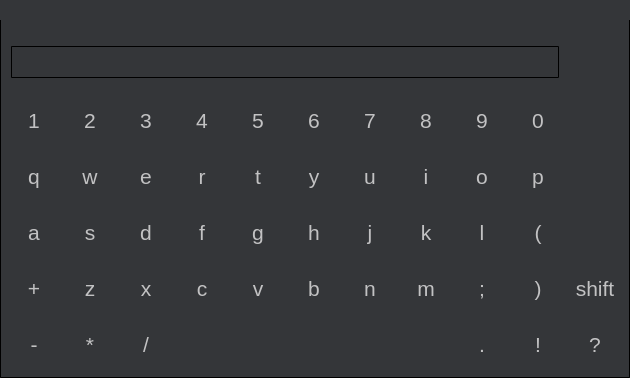
<?xml version="1.0" encoding="UTF-8"?>
<ui version="4.0">
 <class>Dlg_Keyboard</class>
 <widget class="QDialog" name="Dlg_Keyboard">
  <property name="geometry">
   <rect>
    <x>0</x>
    <y>0</y>
    <width>630</width>
    <height>378</height>
   </rect>
  </property>
  <property name="windowTitle">
   <string>Dialog</string>
  </property>
  <property name="styleSheet">
   <string notr="true">*{
font: 16pt;
font-family: &quot;微软雅黑&quot;;
}

QWidget {
color: #c2c2c3;
background: #343639;
}

QDialog {
border:1px solid black;
border-radius:1px;
}

#titleFrame {
border: no;
min-height: 20px;
background: url(&quot;:/Res/image/title_bar.png&quot;);
}

#btnFrame {
border: no;
}

#mainFrame {
border: no;
}

QPushButton {
border: no;
outline: no;
min-width: 50px;
min-height: 50px;
image: url(&quot;:/Res/image/button_50x50_normal.png&quot;);
}

QPushButton:pressed {
color: black;
border: no;
min-width: 50px;
min-height: 50px;
image: url(&quot;:/Res/image/button_50x50_active.png&quot;);
}
QPushButton:checked {
color: black;
border: no;
min-width: 50px;
min-height: 50px;
image: url(&quot;:/Res/image/button_50x50_active.png&quot;);
}

QPushButton[objectName=&quot;btnEnter&quot;] {
border: no;
min-width: 50px;
min-height: 106px;
image: url(&quot;:/Res/image/button_enter_normal.png&quot;);
}

QPushButton[objectName=&quot;btnEnter&quot;]:pressed {
border: no;
min-width: 50px;
min-height: 106px;
image: url(&quot;:/Res/image/button_enter_active.png&quot;);
}

QPushButton[objectName=&quot;btnBack&quot;] {
border: no;
min-width: 50px;
min-height: 50px;
image: url(&quot;:/Res/image/button_back_normal.png&quot;);
}

QPushButton[objectName=&quot;btnBack&quot;]:pressed {
border: no;
min-width: 50px;
min-height: 50px;
image: url(&quot;:/Res/image/button_back_actvie.png&quot;);
}

QPushButton[objectName=&quot;btnQuit&quot;] {
border: no;
min-width: 50px;
min-height: 50px;
image: url(&quot;:/Res/image/button_cancel_normal.png&quot;);
}

QPushButton[objectName=&quot;btnQuit&quot;]:pressed {
border: no;
min-width: 50px;
min-height: 50px;
image: url(&quot;:/Res/image/button_cancel_active.png&quot;);
}

QPushButton[objectName=&quot;btn32&quot;] {
border: no;
min-width: 274px;
min-height: 50px;
image: url(&quot;:/Res/image/button_274x50_normal.png&quot;);
}

QPushButton[objectName=&quot;btn32&quot;]:pressed {
border: no;
min-width: 274px;
min-height: 50px;
image: url(&quot;:/Res/image/button_274x50_active.png&quot;);
}

QLineEdit {
 background: qlineargradient(
  x1:0, y1:0, x2:0, y2:1,
  stop:0 gray,
  stop: 0.2 white
  stop:1 white
 );
 border-radius: 1px;
 border: 1px solid black;
 min-height: 30px;
 color: black;
}

</string>
  </property>
  <layout class="QVBoxLayout" name="verticalLayout_2" stretch="0,1">
   <property name="margin">
    <number>0</number>
   </property>
   <item>
    <widget class="QFrame" name="titleFrame">
     <property name="frameShape">
      <enum>QFrame::StyledPanel</enum>
     </property>
     <property name="frameShadow">
      <enum>QFrame::Raised</enum>
     </property>
     <layout class="QHBoxLayout" name="horizontalLayout"/>
    </widget>
   </item>
   <item>
    <layout class="QVBoxLayout" name="verticalLayout">
     <property name="margin">
      <number>9</number>
     </property>
     <item>
      <layout class="QHBoxLayout" name="horizontalLayout_2">
       <property name="spacing">
        <number>6</number>
       </property>
       <property name="leftMargin">
        <number>2</number>
       </property>
       <item>
        <widget class="QLineEdit" name="le_input">
         <property name="sizePolicy">
          <sizepolicy hsizetype="Expanding" vsizetype="Fixed">
           <horstretch>0</horstretch>
           <verstretch>0</verstretch>
          </sizepolicy>
         </property>
        </widget>
       </item>
       <item>
        <widget class="QPushButton" name="btnBack">
         <property name="sizePolicy">
          <sizepolicy hsizetype="Minimum" vsizetype="Minimum">
           <horstretch>0</horstretch>
           <verstretch>0</verstretch>
          </sizepolicy>
         </property>
         <property name="text">
          <string/>
         </property>
        </widget>
       </item>
      </layout>
     </item>
     <item>
      <layout class="QGridLayout" name="gridLayout">
       <item row="0" column="0">
        <widget class="QPushButton" name="btn49">
         <property name="sizePolicy">
          <sizepolicy hsizetype="Fixed" vsizetype="Minimum">
           <horstretch>0</horstretch>
           <verstretch>0</verstretch>
          </sizepolicy>
         </property>
         <property name="text">
          <string>1</string>
         </property>
         <property name="buttonValue" stdset="0">
          <string>1</string>
         </property>
        </widget>
       </item>
       <item row="0" column="1">
        <widget class="QPushButton" name="btn50">
         <property name="sizePolicy">
          <sizepolicy hsizetype="Fixed" vsizetype="Minimum">
           <horstretch>0</horstretch>
           <verstretch>0</verstretch>
          </sizepolicy>
         </property>
         <property name="text">
          <string>2</string>
         </property>
         <property name="buttonValue" stdset="0">
          <string>2</string>
         </property>
        </widget>
       </item>
       <item row="0" column="2">
        <widget class="QPushButton" name="btn51">
         <property name="sizePolicy">
          <sizepolicy hsizetype="Fixed" vsizetype="Minimum">
           <horstretch>0</horstretch>
           <verstretch>0</verstretch>
          </sizepolicy>
         </property>
         <property name="text">
          <string>3</string>
         </property>
         <property name="buttonValue" stdset="0">
          <string>3</string>
         </property>
        </widget>
       </item>
       <item row="0" column="3">
        <widget class="QPushButton" name="btn52">
         <property name="sizePolicy">
          <sizepolicy hsizetype="Fixed" vsizetype="Minimum">
           <horstretch>0</horstretch>
           <verstretch>0</verstretch>
          </sizepolicy>
         </property>
         <property name="text">
          <string>4</string>
         </property>
         <property name="buttonValue" stdset="0">
          <string>4</string>
         </property>
        </widget>
       </item>
       <item row="0" column="4">
        <widget class="QPushButton" name="btn53">
         <property name="sizePolicy">
          <sizepolicy hsizetype="Fixed" vsizetype="Minimum">
           <horstretch>0</horstretch>
           <verstretch>0</verstretch>
          </sizepolicy>
         </property>
         <property name="text">
          <string>5</string>
         </property>
         <property name="buttonValue" stdset="0">
          <string>5</string>
         </property>
        </widget>
       </item>
       <item row="0" column="5">
        <widget class="QPushButton" name="btn54">
         <property name="sizePolicy">
          <sizepolicy hsizetype="Fixed" vsizetype="Minimum">
           <horstretch>0</horstretch>
           <verstretch>0</verstretch>
          </sizepolicy>
         </property>
         <property name="text">
          <string>6</string>
         </property>
         <property name="buttonValue" stdset="0">
          <string>6</string>
         </property>
        </widget>
       </item>
       <item row="0" column="6">
        <widget class="QPushButton" name="btn55">
         <property name="sizePolicy">
          <sizepolicy hsizetype="Fixed" vsizetype="Minimum">
           <horstretch>0</horstretch>
           <verstretch>0</verstretch>
          </sizepolicy>
         </property>
         <property name="text">
          <string>7</string>
         </property>
         <property name="buttonValue" stdset="0">
          <string>7</string>
         </property>
        </widget>
       </item>
       <item row="0" column="7">
        <widget class="QPushButton" name="btn56">
         <property name="sizePolicy">
          <sizepolicy hsizetype="Fixed" vsizetype="Minimum">
           <horstretch>0</horstretch>
           <verstretch>0</verstretch>
          </sizepolicy>
         </property>
         <property name="text">
          <string>8</string>
         </property>
         <property name="buttonValue" stdset="0">
          <string>1</string>
         </property>
        </widget>
       </item>
       <item row="0" column="8">
        <widget class="QPushButton" name="btn57">
         <property name="sizePolicy">
          <sizepolicy hsizetype="Fixed" vsizetype="Minimum">
           <horstretch>0</horstretch>
           <verstretch>0</verstretch>
          </sizepolicy>
         </property>
         <property name="text">
          <string>9</string>
         </property>
         <property name="buttonValue" stdset="0">
          <string>9</string>
         </property>
        </widget>
       </item>
       <item row="0" column="9">
        <widget class="QPushButton" name="btn48">
         <property name="sizePolicy">
          <sizepolicy hsizetype="Fixed" vsizetype="Minimum">
           <horstretch>0</horstretch>
           <verstretch>0</verstretch>
          </sizepolicy>
         </property>
         <property name="text">
          <string>0</string>
         </property>
         <property name="buttonValue" stdset="0">
          <string>0</string>
         </property>
        </widget>
       </item>
       <item row="0" column="10" rowspan="2">
        <widget class="QPushButton" name="btnEnter">
         <property name="sizePolicy">
          <sizepolicy hsizetype="Minimum" vsizetype="Expanding">
           <horstretch>0</horstretch>
           <verstretch>0</verstretch>
          </sizepolicy>
         </property>
         <property name="text">
          <string/>
         </property>
        </widget>
       </item>
       <item row="1" column="0">
        <widget class="QPushButton" name="btn113">
         <property name="sizePolicy">
          <sizepolicy hsizetype="Fixed" vsizetype="Minimum">
           <horstretch>0</horstretch>
           <verstretch>0</verstretch>
          </sizepolicy>
         </property>
         <property name="text">
          <string>q</string>
         </property>
         <property name="buttonValue" stdset="0">
          <string>q</string>
         </property>
        </widget>
       </item>
       <item row="1" column="1">
        <widget class="QPushButton" name="btn119">
         <property name="sizePolicy">
          <sizepolicy hsizetype="Fixed" vsizetype="Minimum">
           <horstretch>0</horstretch>
           <verstretch>0</verstretch>
          </sizepolicy>
         </property>
         <property name="text">
          <string>w</string>
         </property>
         <property name="buttonValue" stdset="0">
          <string>w</string>
         </property>
        </widget>
       </item>
       <item row="1" column="2">
        <widget class="QPushButton" name="btn101">
         <property name="sizePolicy">
          <sizepolicy hsizetype="Fixed" vsizetype="Minimum">
           <horstretch>0</horstretch>
           <verstretch>0</verstretch>
          </sizepolicy>
         </property>
         <property name="text">
          <string>e</string>
         </property>
         <property name="buttonValue" stdset="0">
          <string>e</string>
         </property>
        </widget>
       </item>
       <item row="1" column="3">
        <widget class="QPushButton" name="btn114">
         <property name="sizePolicy">
          <sizepolicy hsizetype="Fixed" vsizetype="Minimum">
           <horstretch>0</horstretch>
           <verstretch>0</verstretch>
          </sizepolicy>
         </property>
         <property name="text">
          <string>r</string>
         </property>
         <property name="buttonValue" stdset="0">
          <string>r</string>
         </property>
        </widget>
       </item>
       <item row="1" column="4">
        <widget class="QPushButton" name="btn116">
         <property name="sizePolicy">
          <sizepolicy hsizetype="Fixed" vsizetype="Minimum">
           <horstretch>0</horstretch>
           <verstretch>0</verstretch>
          </sizepolicy>
         </property>
         <property name="text">
          <string>t</string>
         </property>
         <property name="buttonValue" stdset="0">
          <string>t</string>
         </property>
        </widget>
       </item>
       <item row="1" column="5">
        <widget class="QPushButton" name="btn121">
         <property name="sizePolicy">
          <sizepolicy hsizetype="Fixed" vsizetype="Minimum">
           <horstretch>0</horstretch>
           <verstretch>0</verstretch>
          </sizepolicy>
         </property>
         <property name="text">
          <string>y</string>
         </property>
         <property name="buttonValue" stdset="0">
          <string>y</string>
         </property>
        </widget>
       </item>
       <item row="1" column="6">
        <widget class="QPushButton" name="btn117">
         <property name="sizePolicy">
          <sizepolicy hsizetype="Fixed" vsizetype="Minimum">
           <horstretch>0</horstretch>
           <verstretch>0</verstretch>
          </sizepolicy>
         </property>
         <property name="text">
          <string>u</string>
         </property>
         <property name="buttonValue" stdset="0">
          <string>u</string>
         </property>
        </widget>
       </item>
       <item row="1" column="7">
        <widget class="QPushButton" name="btn105">
         <property name="sizePolicy">
          <sizepolicy hsizetype="Fixed" vsizetype="Minimum">
           <horstretch>0</horstretch>
           <verstretch>0</verstretch>
          </sizepolicy>
         </property>
         <property name="text">
          <string>i</string>
         </property>
         <property name="buttonValue" stdset="0">
          <string>i</string>
         </property>
        </widget>
       </item>
       <item row="1" column="8">
        <widget class="QPushButton" name="btn111">
         <property name="sizePolicy">
          <sizepolicy hsizetype="Fixed" vsizetype="Minimum">
           <horstretch>0</horstretch>
           <verstretch>0</verstretch>
          </sizepolicy>
         </property>
         <property name="text">
          <string>o</string>
         </property>
         <property name="buttonValue" stdset="0">
          <string>o</string>
         </property>
        </widget>
       </item>
       <item row="1" column="9">
        <widget class="QPushButton" name="btn112">
         <property name="sizePolicy">
          <sizepolicy hsizetype="Fixed" vsizetype="Minimum">
           <horstretch>0</horstretch>
           <verstretch>0</verstretch>
          </sizepolicy>
         </property>
         <property name="text">
          <string>p</string>
         </property>
         <property name="buttonValue" stdset="0">
          <string>p</string>
         </property>
        </widget>
       </item>
       <item row="2" column="0">
        <widget class="QPushButton" name="btn97">
         <property name="sizePolicy">
          <sizepolicy hsizetype="Fixed" vsizetype="Minimum">
           <horstretch>0</horstretch>
           <verstretch>0</verstretch>
          </sizepolicy>
         </property>
         <property name="text">
          <string>a</string>
         </property>
         <property name="buttonValue" stdset="0">
          <string>a</string>
         </property>
        </widget>
       </item>
       <item row="2" column="1">
        <widget class="QPushButton" name="btn115">
         <property name="sizePolicy">
          <sizepolicy hsizetype="Fixed" vsizetype="Minimum">
           <horstretch>0</horstretch>
           <verstretch>0</verstretch>
          </sizepolicy>
         </property>
         <property name="text">
          <string>s</string>
         </property>
         <property name="buttonValue" stdset="0">
          <string>s</string>
         </property>
        </widget>
       </item>
       <item row="2" column="2">
        <widget class="QPushButton" name="btn100">
         <property name="sizePolicy">
          <sizepolicy hsizetype="Fixed" vsizetype="Minimum">
           <horstretch>0</horstretch>
           <verstretch>0</verstretch>
          </sizepolicy>
         </property>
         <property name="text">
          <string>d</string>
         </property>
         <property name="buttonValue" stdset="0">
          <string>d</string>
         </property>
        </widget>
       </item>
       <item row="2" column="3">
        <widget class="QPushButton" name="btn102">
         <property name="sizePolicy">
          <sizepolicy hsizetype="Fixed" vsizetype="Minimum">
           <horstretch>0</horstretch>
           <verstretch>0</verstretch>
          </sizepolicy>
         </property>
         <property name="text">
          <string>f</string>
         </property>
         <property name="buttonValue" stdset="0">
          <string>f</string>
         </property>
        </widget>
       </item>
       <item row="2" column="4">
        <widget class="QPushButton" name="btn103">
         <property name="sizePolicy">
          <sizepolicy hsizetype="Fixed" vsizetype="Minimum">
           <horstretch>0</horstretch>
           <verstretch>0</verstretch>
          </sizepolicy>
         </property>
         <property name="text">
          <string>g</string>
         </property>
         <property name="buttonValue" stdset="0">
          <string>g</string>
         </property>
        </widget>
       </item>
       <item row="2" column="5">
        <widget class="QPushButton" name="btn104">
         <property name="sizePolicy">
          <sizepolicy hsizetype="Fixed" vsizetype="Minimum">
           <horstretch>0</horstretch>
           <verstretch>0</verstretch>
          </sizepolicy>
         </property>
         <property name="text">
          <string>h</string>
         </property>
         <property name="buttonValue" stdset="0">
          <string>h</string>
         </property>
        </widget>
       </item>
       <item row="2" column="6">
        <widget class="QPushButton" name="btn106">
         <property name="sizePolicy">
          <sizepolicy hsizetype="Fixed" vsizetype="Minimum">
           <horstretch>0</horstretch>
           <verstretch>0</verstretch>
          </sizepolicy>
         </property>
         <property name="text">
          <string>j</string>
         </property>
         <property name="buttonValue" stdset="0">
          <string>j</string>
         </property>
        </widget>
       </item>
       <item row="2" column="7">
        <widget class="QPushButton" name="btn107">
         <property name="sizePolicy">
          <sizepolicy hsizetype="Fixed" vsizetype="Minimum">
           <horstretch>0</horstretch>
           <verstretch>0</verstretch>
          </sizepolicy>
         </property>
         <property name="text">
          <string>k</string>
         </property>
         <property name="buttonValue" stdset="0">
          <string>k</string>
         </property>
        </widget>
       </item>
       <item row="2" column="8">
        <widget class="QPushButton" name="btn108">
         <property name="sizePolicy">
          <sizepolicy hsizetype="Fixed" vsizetype="Minimum">
           <horstretch>0</horstretch>
           <verstretch>0</verstretch>
          </sizepolicy>
         </property>
         <property name="text">
          <string>l</string>
         </property>
         <property name="buttonValue" stdset="0">
          <string>l</string>
         </property>
        </widget>
       </item>
       <item row="2" column="9">
        <widget class="QPushButton" name="btn40">
         <property name="sizePolicy">
          <sizepolicy hsizetype="Fixed" vsizetype="Minimum">
           <horstretch>0</horstretch>
           <verstretch>0</verstretch>
          </sizepolicy>
         </property>
         <property name="text">
          <string>(</string>
         </property>
         <property name="buttonValue" stdset="0">
          <string>l</string>
         </property>
        </widget>
       </item>
       <item row="2" column="10">
        <widget class="QPushButton" name="btnQuit">
         <property name="sizePolicy">
          <sizepolicy hsizetype="Minimum" vsizetype="Minimum">
           <horstretch>0</horstretch>
           <verstretch>0</verstretch>
          </sizepolicy>
         </property>
         <property name="text">
          <string/>
         </property>
        </widget>
       </item>
       <item row="3" column="0">
        <widget class="QPushButton" name="btn43">
         <property name="sizePolicy">
          <sizepolicy hsizetype="Fixed" vsizetype="Minimum">
           <horstretch>0</horstretch>
           <verstretch>0</verstretch>
          </sizepolicy>
         </property>
         <property name="text">
          <string>+</string>
         </property>
        </widget>
       </item>
       <item row="3" column="1">
        <widget class="QPushButton" name="btn122">
         <property name="sizePolicy">
          <sizepolicy hsizetype="Fixed" vsizetype="Minimum">
           <horstretch>0</horstretch>
           <verstretch>0</verstretch>
          </sizepolicy>
         </property>
         <property name="text">
          <string>z</string>
         </property>
         <property name="buttonValue" stdset="0">
          <string>z</string>
         </property>
        </widget>
       </item>
       <item row="3" column="2">
        <widget class="QPushButton" name="btn120">
         <property name="sizePolicy">
          <sizepolicy hsizetype="Fixed" vsizetype="Minimum">
           <horstretch>0</horstretch>
           <verstretch>0</verstretch>
          </sizepolicy>
         </property>
         <property name="text">
          <string>x</string>
         </property>
         <property name="buttonValue" stdset="0">
          <string>x</string>
         </property>
        </widget>
       </item>
       <item row="3" column="3">
        <widget class="QPushButton" name="btn99">
         <property name="sizePolicy">
          <sizepolicy hsizetype="Fixed" vsizetype="Minimum">
           <horstretch>0</horstretch>
           <verstretch>0</verstretch>
          </sizepolicy>
         </property>
         <property name="text">
          <string>c</string>
         </property>
         <property name="buttonValue" stdset="0">
          <string>c</string>
         </property>
        </widget>
       </item>
       <item row="3" column="4">
        <widget class="QPushButton" name="btn118">
         <property name="sizePolicy">
          <sizepolicy hsizetype="Fixed" vsizetype="Minimum">
           <horstretch>0</horstretch>
           <verstretch>0</verstretch>
          </sizepolicy>
         </property>
         <property name="text">
          <string>v</string>
         </property>
         <property name="buttonValue" stdset="0">
          <string>v</string>
         </property>
        </widget>
       </item>
       <item row="3" column="5">
        <widget class="QPushButton" name="btn98">
         <property name="sizePolicy">
          <sizepolicy hsizetype="Fixed" vsizetype="Minimum">
           <horstretch>0</horstretch>
           <verstretch>0</verstretch>
          </sizepolicy>
         </property>
         <property name="text">
          <string>b</string>
         </property>
         <property name="buttonValue" stdset="0">
          <string>b</string>
         </property>
        </widget>
       </item>
       <item row="3" column="6">
        <widget class="QPushButton" name="btn110">
         <property name="sizePolicy">
          <sizepolicy hsizetype="Fixed" vsizetype="Minimum">
           <horstretch>0</horstretch>
           <verstretch>0</verstretch>
          </sizepolicy>
         </property>
         <property name="text">
          <string>n</string>
         </property>
         <property name="buttonValue" stdset="0">
          <string>n</string>
         </property>
        </widget>
       </item>
       <item row="3" column="7">
        <widget class="QPushButton" name="btn109">
         <property name="sizePolicy">
          <sizepolicy hsizetype="Fixed" vsizetype="Minimum">
           <horstretch>0</horstretch>
           <verstretch>0</verstretch>
          </sizepolicy>
         </property>
         <property name="text">
          <string>m</string>
         </property>
         <property name="buttonValue" stdset="0">
          <string>m</string>
         </property>
        </widget>
       </item>
       <item row="3" column="8">
        <widget class="QPushButton" name="btn59">
         <property name="sizePolicy">
          <sizepolicy hsizetype="Minimum" vsizetype="Minimum">
           <horstretch>0</horstretch>
           <verstretch>0</verstretch>
          </sizepolicy>
         </property>
         <property name="text">
          <string>;</string>
         </property>
        </widget>
       </item>
       <item row="3" column="9">
        <widget class="QPushButton" name="btn41">
         <property name="sizePolicy">
          <sizepolicy hsizetype="Minimum" vsizetype="Minimum">
           <horstretch>0</horstretch>
           <verstretch>0</verstretch>
          </sizepolicy>
         </property>
         <property name="text">
          <string>)</string>
         </property>
        </widget>
       </item>
       <item row="3" column="10">
        <widget class="QPushButton" name="btnShift">
         <property name="sizePolicy">
          <sizepolicy hsizetype="Minimum" vsizetype="Minimum">
           <horstretch>0</horstretch>
           <verstretch>0</verstretch>
          </sizepolicy>
         </property>
         <property name="text">
          <string>shift</string>
         </property>
         <property name="checkable">
          <bool>true</bool>
         </property>
         <property name="checked">
          <bool>false</bool>
         </property>
        </widget>
       </item>
       <item row="4" column="0">
        <widget class="QPushButton" name="btn45">
         <property name="sizePolicy">
          <sizepolicy hsizetype="Minimum" vsizetype="Minimum">
           <horstretch>0</horstretch>
           <verstretch>0</verstretch>
          </sizepolicy>
         </property>
         <property name="text">
          <string>-</string>
         </property>
        </widget>
       </item>
       <item row="4" column="1">
        <widget class="QPushButton" name="btn42">
         <property name="sizePolicy">
          <sizepolicy hsizetype="Minimum" vsizetype="Minimum">
           <horstretch>0</horstretch>
           <verstretch>0</verstretch>
          </sizepolicy>
         </property>
         <property name="text">
          <string>*</string>
         </property>
        </widget>
       </item>
       <item row="4" column="2">
        <widget class="QPushButton" name="btn47">
         <property name="sizePolicy">
          <sizepolicy hsizetype="Minimum" vsizetype="Minimum">
           <horstretch>0</horstretch>
           <verstretch>0</verstretch>
          </sizepolicy>
         </property>
         <property name="text">
          <string>/</string>
         </property>
        </widget>
       </item>
       <item row="4" column="3" colspan="5">
        <widget class="QPushButton" name="btn32">
         <property name="sizePolicy">
          <sizepolicy hsizetype="Minimum" vsizetype="Minimum">
           <horstretch>0</horstretch>
           <verstretch>0</verstretch>
          </sizepolicy>
         </property>
         <property name="text">
          <string/>
         </property>
        </widget>
       </item>
       <item row="4" column="8">
        <widget class="QPushButton" name="btn46">
         <property name="sizePolicy">
          <sizepolicy hsizetype="Minimum" vsizetype="Minimum">
           <horstretch>0</horstretch>
           <verstretch>0</verstretch>
          </sizepolicy>
         </property>
         <property name="text">
          <string>.</string>
         </property>
        </widget>
       </item>
       <item row="4" column="9">
        <widget class="QPushButton" name="btn33">
         <property name="sizePolicy">
          <sizepolicy hsizetype="Minimum" vsizetype="Minimum">
           <horstretch>0</horstretch>
           <verstretch>0</verstretch>
          </sizepolicy>
         </property>
         <property name="text">
          <string>!</string>
         </property>
        </widget>
       </item>
       <item row="4" column="10">
        <widget class="QPushButton" name="btn63">
         <property name="sizePolicy">
          <sizepolicy hsizetype="Minimum" vsizetype="Minimum">
           <horstretch>0</horstretch>
           <verstretch>0</verstretch>
          </sizepolicy>
         </property>
         <property name="text">
          <string>?</string>
         </property>
        </widget>
       </item>
      </layout>
     </item>
    </layout>
   </item>
  </layout>
 </widget>
 <resources/>
 <connections/>
</ui>
